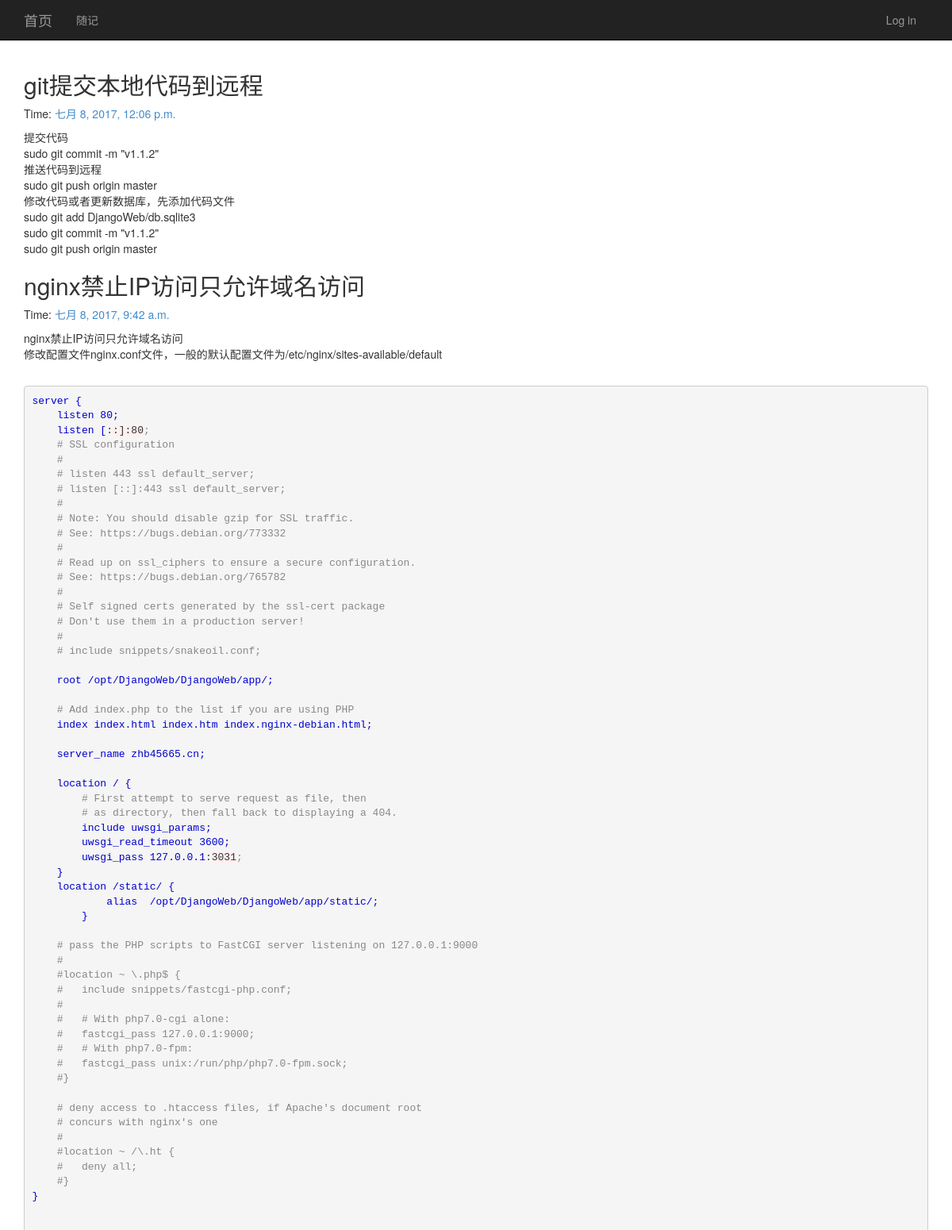
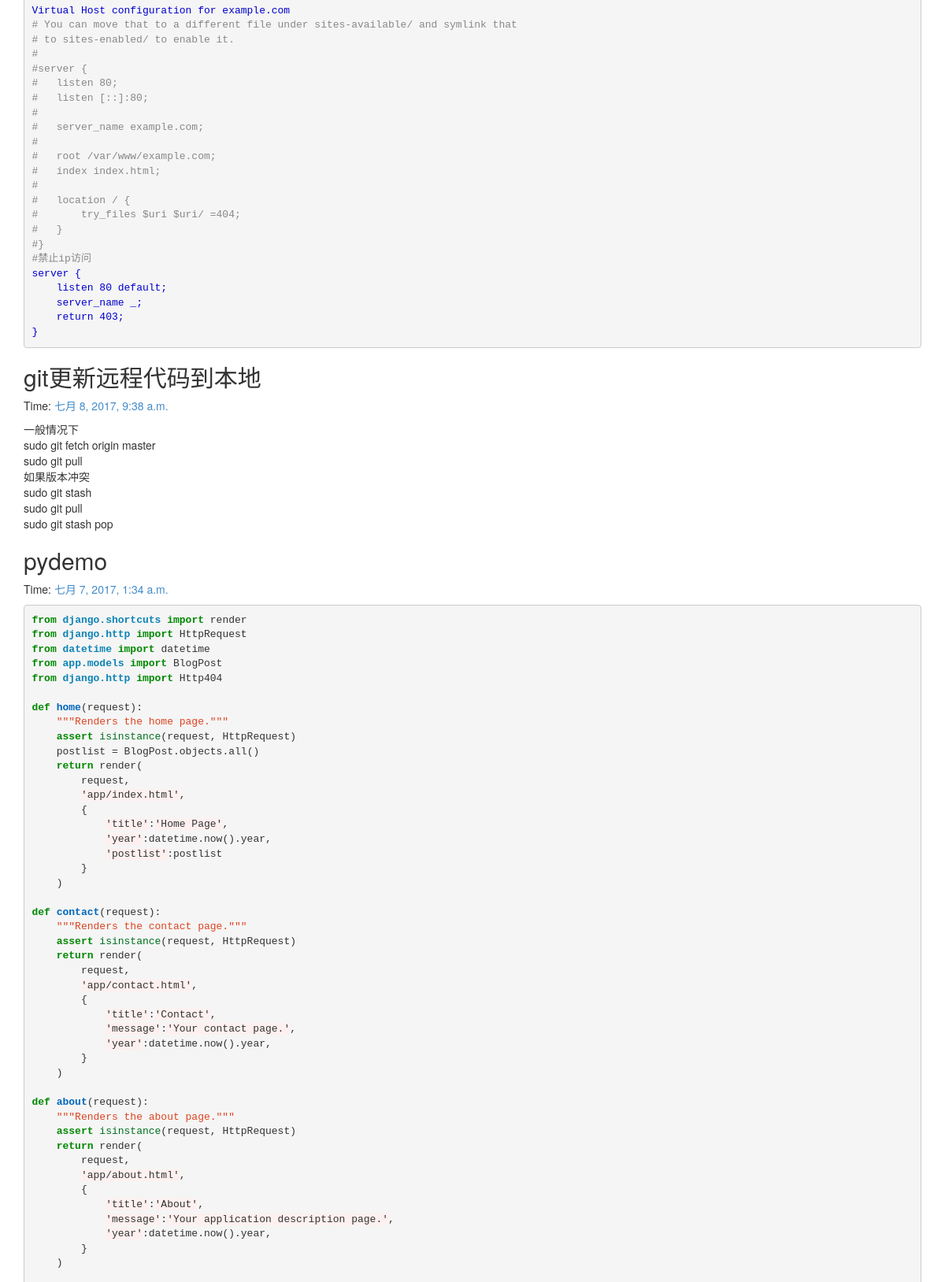
The page /content (upper part) on the database its author committed (2 pictures, top to bottom).
### app/models.py (models this page shows, shortened)
class BlogPost(models.Model):
    title = models.CharField(max_length = 150)#标题
    body = models.TextField()#正文
    timestamp = models.DateTimeField()#时间
    class Meta():
        ordering = ['-timestamp']

### app/views.py (the view)
# urls.py: url(r'^content', app.views.content, name='content'),
def content(request):
    assert isinstance(request, HttpRequest)
    postlist = BlogPost.objects.all()
    return render(
        request,
        'app/content.html',
        {
            'title':'随记',
            'postlist':postlist,
        }
    )

### app/templatetags/custom_markdown.py (called while the page is built)
@register.filter(is_safe=True)  #注册template filter
@stringfilter  #希望字符串作为参数
def custom_markdown(value):
    return mark_safe(markdown.markdown(value,
        extensions = ['markdown.extensions.fenced_code', 'markdown.extensions.codehilite'],
        safe_mode=True,
        enable_attributes=False))

### app/templates/app/content.html
﻿{% extends "app/layout.html" %}
{% load custom_markdown %}
{% block content %}
<div class="posts">
    {% for post in postlist %}
    <section class="post">
        <header class="post-header">
            <h2 class="post-title">
                {{post.title}}
            </h2>
            <p class="post-meta">
                Time:<a class="post-author" href="#">
                {{post.timestamp}}</a>
            </p>
        </header>
        <div>
            <p>
                {{post.body|custom_markdown|linebreaksbr}}
            </p>
        </div>
    </section>
    {% endfor %}
</div>
{% endblock %}

### app/static/app/content/colorful.css (style rules this page uses)
.codehilite { background: #ffffff; }
.codehilite .k { color: #008800; font-weight: bold }
.codehilite .o { color: #333333 }
.codehilite .c1 { color: #888888 }
.codehilite .kn { color: #008800; font-weight: bold }
.codehilite .s { background-color: #fff0f0 }
.codehilite .na { color: #0000CC }
.codehilite .nb { color: #007020 }
.codehilite .nf { color: #0066BB; font-weight: bold }
.codehilite .nn { color: #0e84b5; font-weight: bold }
.codehilite .w { color: #bbbbbb }
.codehilite .sd { color: #DD4422 }
.codehilite .s1 { background-color: #fff0f0 }

### rows shown on the page
BlogPost: title "git提交本地代码到远程", timestamp "七月 8, 2017, 12:06 p.m.", body|custom_markdown "提交代码 sudo git commit -m \"v1.1.2\" 推送代码到远程 sudo git push origin master 修改代码或者更新数据库，先添加代码文件 sudo git add DjangoWeb/db.sqlite3 sudo git commit -m \"v1.1.2\" sudo git push origin master"
BlogPost: title "nginx禁止IP访问只允许域名访问", timestamp "七月 8, 2017, 9:42 a.m.", body|custom_markdown "nginx禁止IP访问只允许域名访问 修改配置文件nginx.conf文件，一般的默认配置文件为/etc/nginx/sites-available/default server { listen 80; listen [ : :]:80 ; # SSL configuration # # listen 443 ssl default_server; # listen [::]:443 ssl default_server; # # Note: You should disable gzip for SSL traffic. # See: https://bugs.debian.org/773332 # # Read up on ssl_ciphers to ensure a secure configuration. # See: https://bugs.debian.org/765782 # # Self signed certs generated by the ssl-cert package # Don't use them in a production server! # # include snippets/snakeoil.conf; root /opt/DjangoWeb/DjangoWeb/app/; # Add index.php to the list if you are using PHP index index.html index.htm index.nginx-debian.html; server_name zhb45665.cn;…"
BlogPost: title "git更新远程代码到本地", timestamp "七月 8, 2017, 9:38 a.m.", body|custom_markdown "一般情况下 sudo git fetch origin master sudo git pull 如果版本冲突 sudo git stash sudo git pull sudo git stash pop"
BlogPost: title "pydemo", timestamp "七月 7, 2017, 1:34 a.m.", body|custom_markdown "from django.shortcuts import render from django.http import HttpRequest from datetime import datetime from app.models import BlogPost from django.http import Http404 def home ( request ): \"\"\"Renders the home page.\"\"\" assert isinstance ( request , HttpRequest ) postlist = BlogPost . objects . all () return render ( request , 'app/index.html' , { 'title' : 'Home Page' , 'year' : datetime . now () . year , 'postlist' : postlist } ) def contact ( request ): \"\"\"Renders the contact page.\"\"\" assert isinstance ( request , HttpRequest ) return render ( request , 'app/contact.html' , { 'title' : 'Contact' , 'message' : 'Your contact page.' , 'year' : datetime . now () . year , } ) def about ( request…"
